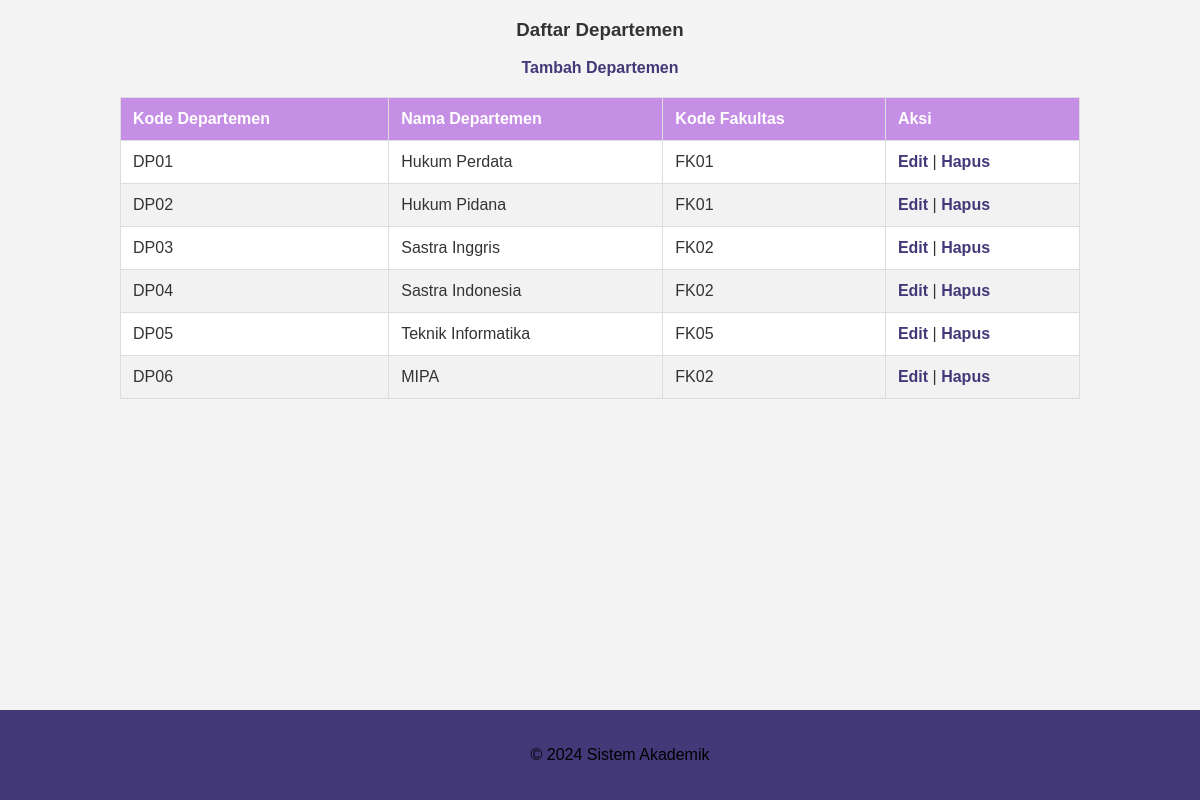
The page /departemen.php on the database its author committed.
### tables this page shows
CREATE TABLE `departemen` (
  `KodeDepartemen` char(5) NOT NULL,
  `NamaDepartemen` varchar(100) DEFAULT NULL,
  `KodeFakultas` char(5) DEFAULT NULL
);

### departemen.php (the view, shortened to what this page needs)
<?php
include 'database_pia.php';
$sql = "SELECT * FROM departemen";
$result = $conn->query($sql);
?>
<!DOCTYPE html>
<html lang="en">
<head>
  <link rel="stylesheet" type="text/css" href="style.css">
</head>
<body>
<div class="content">
  <div class="table-header">
    <h3>Daftar Departemen</h3>
    <a href="insert_departemen.php" class="btn">Tambah Departemen</a>
  </div>
  <table>
    <thead>
      <tr>
        <th>Kode Departemen</th>
        <th>Nama Departemen</th>
        <th>Kode Fakultas</th>
        <th>Aksi</th>
      </tr>
    </thead>
    <tbody>
      <?php if ($result->num_rows > 0) { ?>
        <?php while ($row = $result->fetch_assoc()) { ?>
          <tr>
            <td><?php echo $row['KodeDepartemen']; ?></td>
            <td><?php echo $row['NamaDepartemen']; ?></td>
            <td><?php echo $row['KodeFakultas']; ?></td>
            <td>
              <a href="edit_departemen.php?KodeDepartemen=<?php echo $row['KodeDepartemen']; ?>">Edit</a> |
              <a href="delete_departemen.php?KodeDepartemen=<?php echo $row['KodeDepartemen']; ?>" onclick="return confirm('Yakin ingin menghapus data ini?')">Hapus</a>
            </td>
          </tr>
        <?php } ?>
      <?php } else { ?>
        <tr>
          <td colspan="4">Tidak ada data departemen.</td>
        </tr>
      <?php } ?>
    </tbody>
  </table>
</div>
<footer>
  <p>&copy; 2024 Sistem Akademik</p>
</footer>
</body>
</html>

### style.css (style rules this page uses)
body { font-family: Arial, sans-serif; background-color: #f4f4f4; color: #333; margin: 0; padding: 0; }
h2, h3 { color: #333; text-align: center; }
table { width: 80%; margin: 20px auto; border-collapse: collapse; background-color: #fff; }
th, td { padding: 12px; text-align: left; border: 1px solid #ddd; }
th { background-color: #C68FE6; color: white; }
tr:nth-child(even) { background-color: #f2f2f2; }
a { color: #433878; text-decoration: none; font-weight: bold; }
.table-header { text-align: center; margin-bottom: 20px; display: flex; flex-direction: column; align-items: center; justify-content: center; }
footer { text-align: center; padding: 20px; background-color: #433878; color: rgb(0, 0, 0); position: fixed; bottom: 0; width: 100%; }

### rows shown on the page
departemen: KodeDepartemen "DP01", NamaDepartemen "Hukum Perdata", KodeFakultas "FK01"
departemen: KodeDepartemen "DP02", NamaDepartemen "Hukum Pidana", KodeFakultas "FK01"
departemen: KodeDepartemen "DP03", NamaDepartemen "Sastra Inggris", KodeFakultas "FK02"
departemen: KodeDepartemen "DP04", NamaDepartemen "Sastra Indonesia", KodeFakultas "FK02"
departemen: KodeDepartemen "DP05", NamaDepartemen "Teknik Informatika", KodeFakultas "FK05"
departemen: KodeDepartemen "DP06", NamaDepartemen "MIPA", KodeFakultas "FK02"
